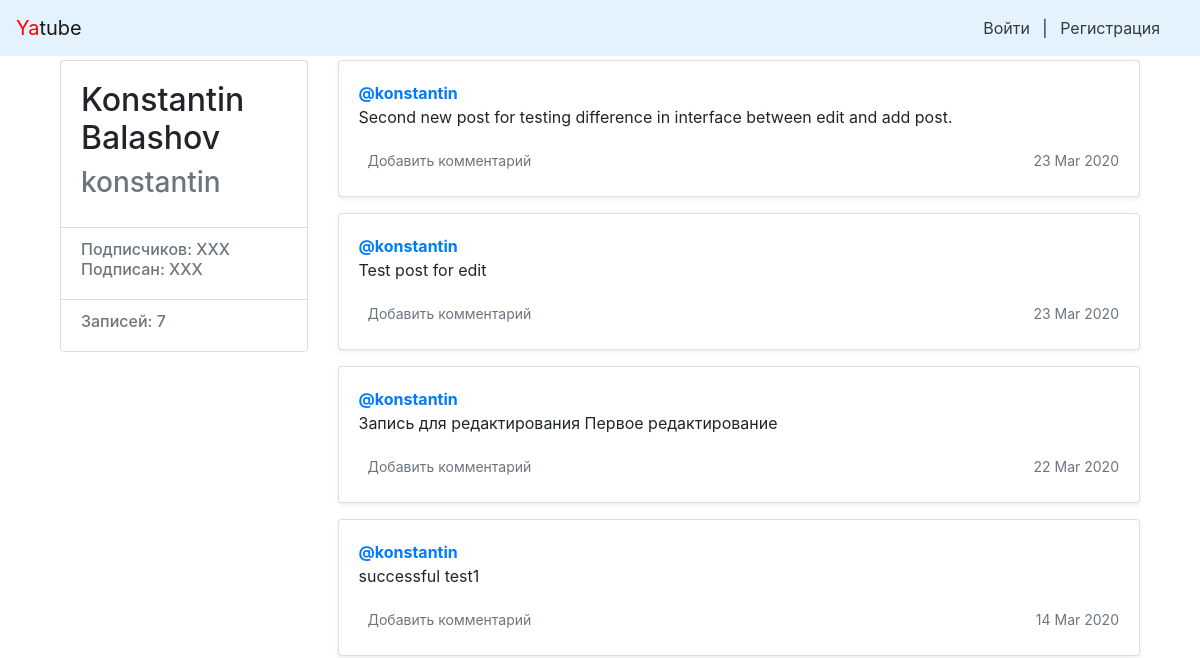
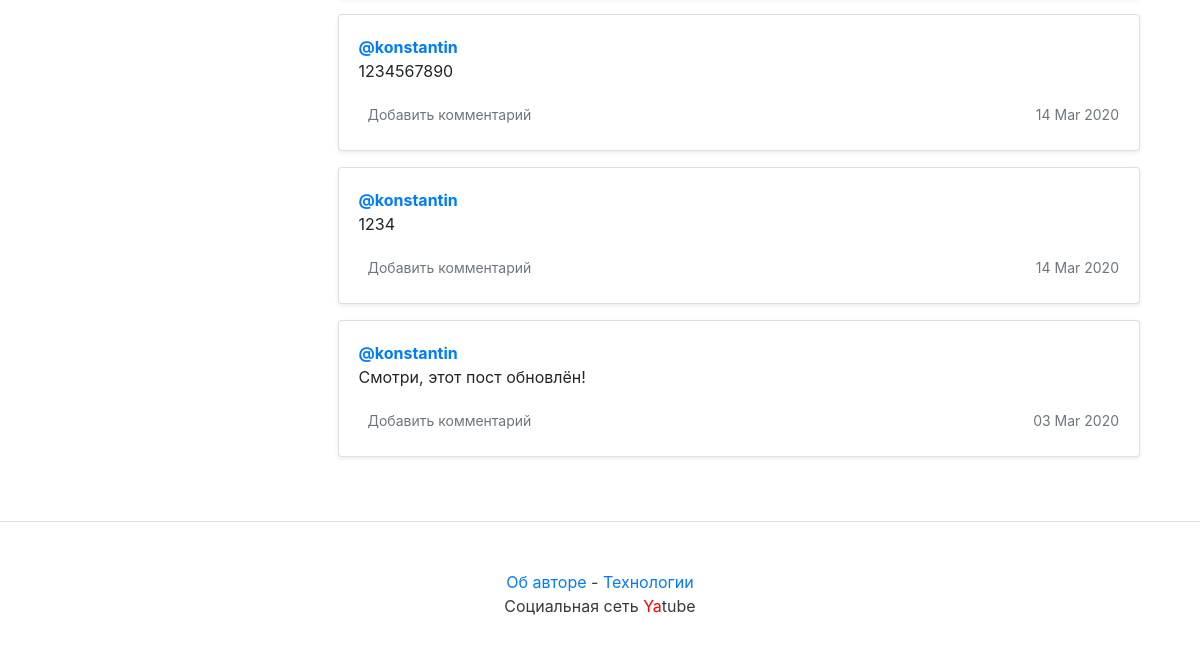
Before: /konstantin/ with the older database file (2 pictures, top to bottom).
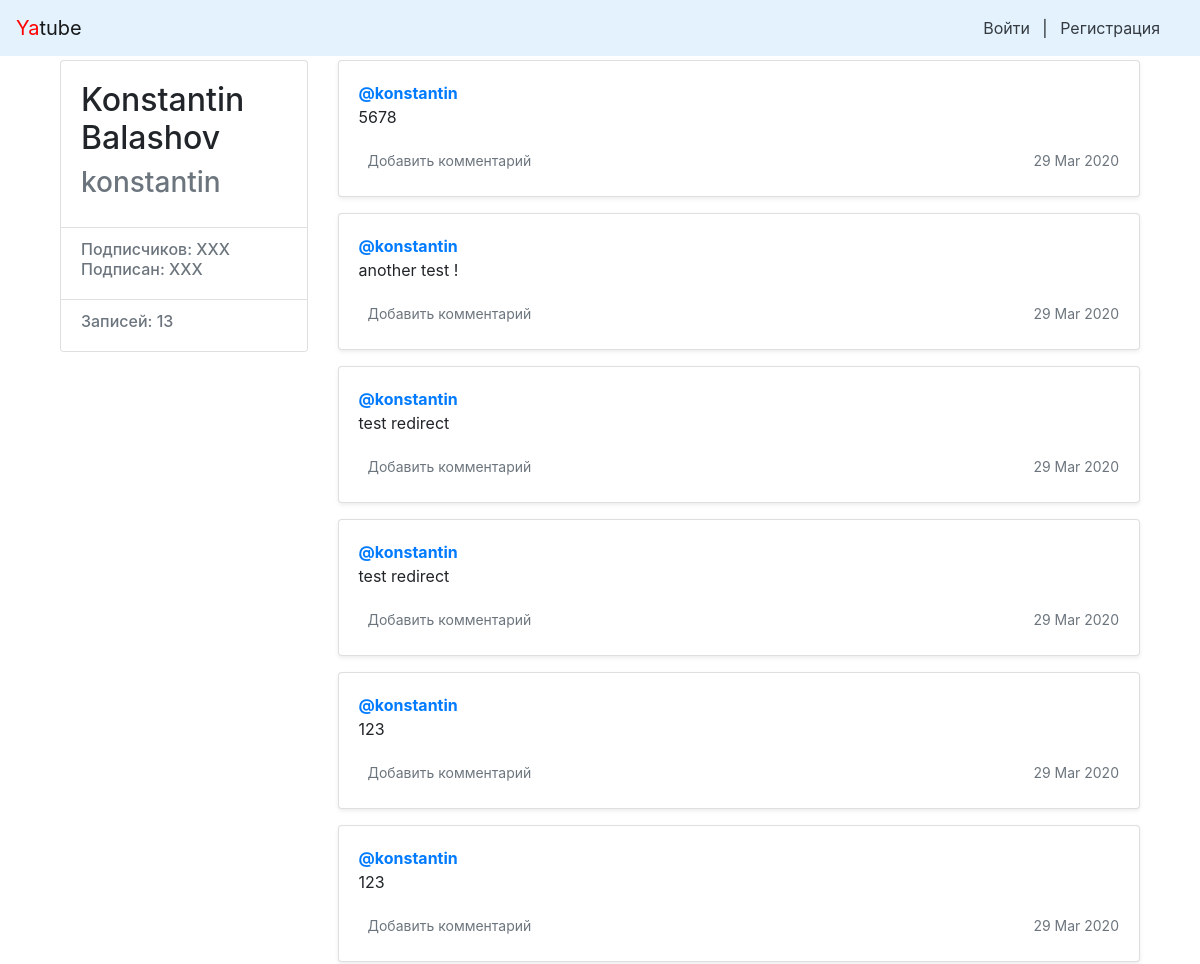
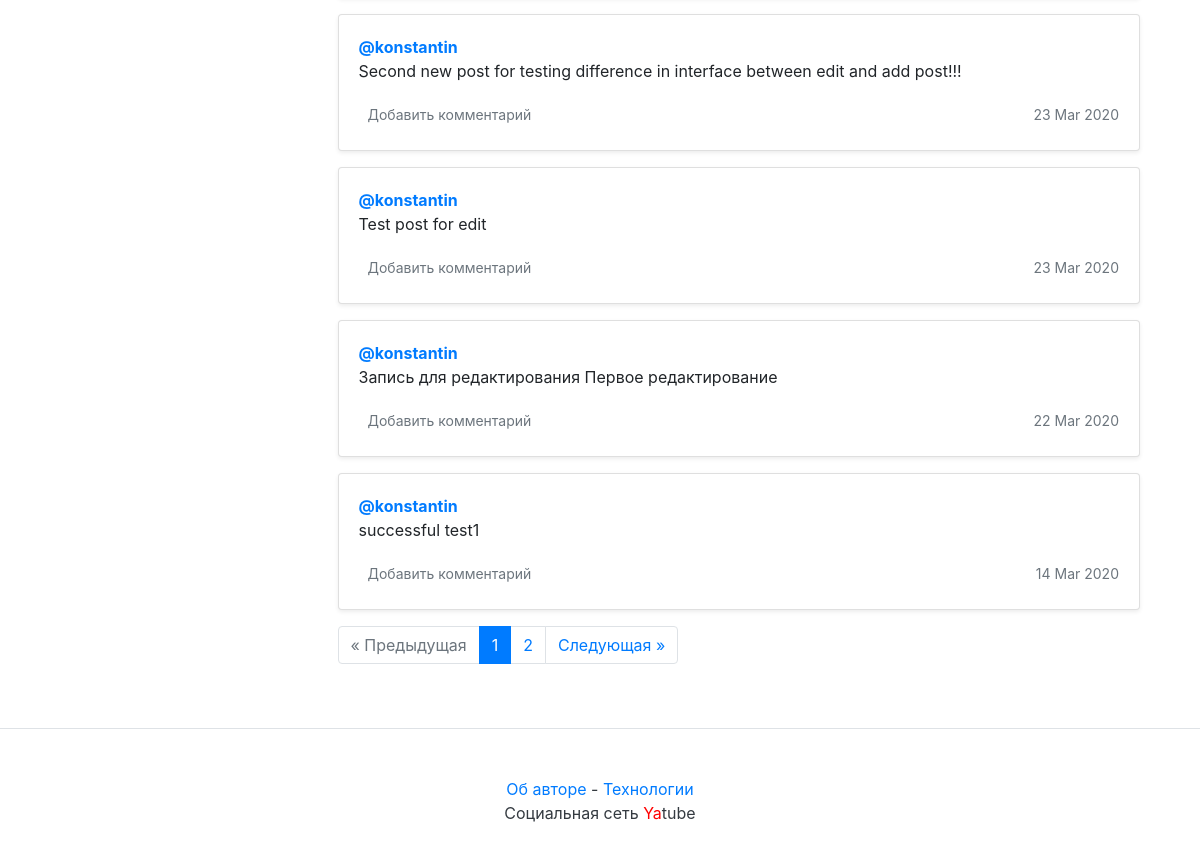
After: the same page with the newer database file (2 pictures, top to bottom).
### posts/models.py (models this page shows, shortened)
class Post(models.Model):
    text = models.TextField()
    pub_date = models.DateTimeField("Дата публикации", auto_now_add=True, db_index=True)
    author = models.ForeignKey(User, on_delete=models.CASCADE, related_name="author_posts")
    group = models.ForeignKey(
        Group, on_delete=models.CASCADE, related_name="group_posts", blank=True, null=True
    )
    image = models.ImageField(upload_to='posts/', blank=True, null=True)

### posts/views.py (the view)
# urls.py: path("<username>/", views.profile, name="profile"),
def profile(request, username):
    author = User.objects.get(username=username)
    posts = Post.objects.filter(author=author).order_by("-pub_date")
    total_posts = posts.count()
    paginator = Paginator(posts, 10)
    page_number = request.GET.get('page')
    page = paginator.get_page(page_number)
    return render(request, "profile.html", {"posts": posts, "author": author,
                                            'total_posts': total_posts,
                                            'page': page,
                                            'paginator': paginator}
                  )

### posts/templates/profile.html (shortened to what this page needs)
<!DOCTYPE html>
<html lang="en">
<head>
</head>
<body>
{% extends "base.html" %}
{% block content %}
{% load thumbnail %}
<main role="main" class="container">
    <div class="row">
            <div class="col-md-3 mb-3 mt-1">
                    <div class="card">
                            <div class="card-body">
                                    <div class="h2">
                                        {{author.first_name}} {{author.last_name}}
                                    </div>
                                    <div class="h3 text-muted">
                                         {{author.username}}
                                    </div>
                            </div>
                            <ul class="list-group list-group-flush">
                                    <li class="list-group-item">
                                            <div class="h6 text-muted">
                                            Подписчиков: XXX <br />
                                            Подписан: XXX
                                            </div>
                                    </li>
                                    <li class="list-group-item">
                                            <div class="h6 text-muted">
                                                Записей: {{total_posts}}
                                            </div>
                                    </li>
                            </ul>
                    </div>
            </div>
            <div class="col-md-9">
                {% for post in page %}
                    <div class="card mb-3 mt-1 shadow-sm">
                            <div class="card-body">
                                    <p class="card-text">
                                            <a href="/{{author.username}}/"><strong class="d-block text-gray-dark">@{{author.username}}</strong></a>
                                            {{post.text}}
                                    </p>
                                    <div class="d-flex justify-content-between align-items-center">
                                            <div class="btn-group ">
                                                    <a class="btn btn-sm text-muted" href="/{{author.username}}/{{post.id}}/" role="button">Добавить комментарий</a>
                                            </div>
                                            <small class="text-muted">{{ post.pub_date|date:"d M Y" }}</small>
                                    </div>
                            </div>
                    </div>
                {%endfor%}
    {% if page.has_other_pages %}
        {% include "paginator.html" with items=page paginator=paginator%}
    {% endif %}
     </div>
    </div>
{% endblock %}

Changed rows visible on the page:
no longer on this page (row unchanged): Post: {{ author.username }} "konstantin", text "1234567890", pub_date "14 Mar 2020"
no longer on this page (row unchanged): Post: {{ author.username }} "konstantin", text "1234", pub_date "14 Mar 2020"
no longer on this page (row unchanged): Post: {{ author.username }} "konstantin", text "Смотри, этот пост обновлён!", pub_date "03 Mar 2020"
added Post: {{ author.username }} "konstantin", text "5678", pub_date "29 Mar 2020"
added Post: {{ author.username }} "konstantin", text "another test !", pub_date "29 Mar 2020"
added Post: {{ author.username }} "konstantin", text "test redirect", pub_date "29 Mar 2020"
added Post: {{ author.username }} "konstantin", text "test redirect", pub_date "29 Mar 2020"
added Post: {{ author.username }} "konstantin", text "123", pub_date "29 Mar 2020"
added Post: {{ author.username }} "konstantin", text "123", pub_date "29 Mar 2020"
changed Post: text "Second new post for testing difference in interface between edit and add post." → "Second new post for testing difference in interface between edit and add post!!!"
Other visible differences:
{{ total_posts }}: "7" → "13"
text now shown: "« Предыдущая Следующая »"
new list line: "1"
new list line: "2"
